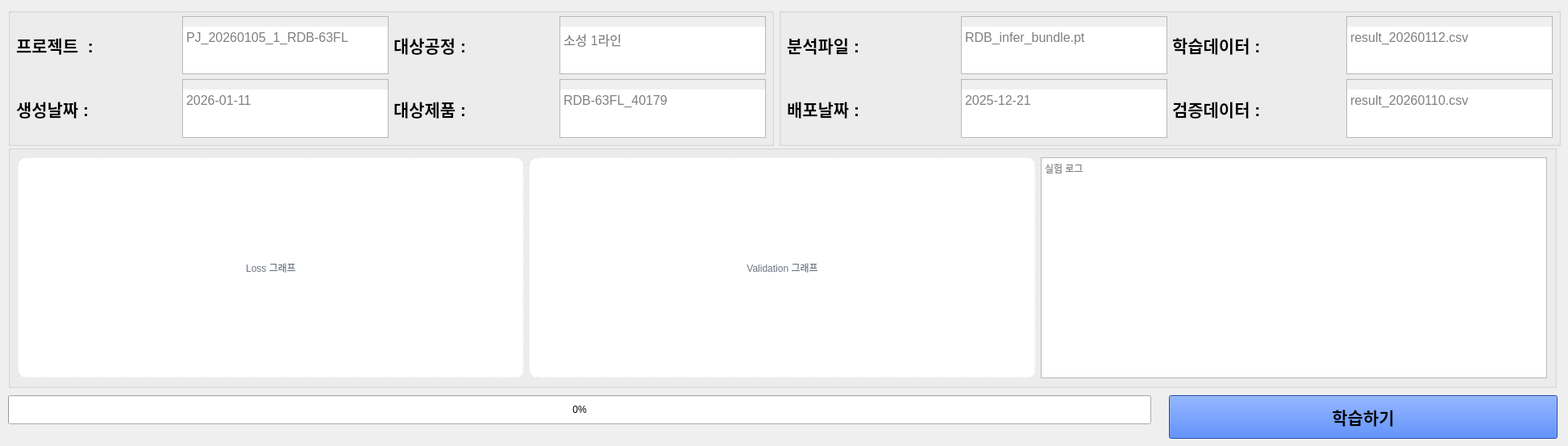
                  <widget class="QWidget" name="tab_train_dl">
                   <attribute name="title">
                    <string>다품종 AI 모델</string>
                   </attribute>
                   <widget class="QGroupBox" name="gb_train_result_dl">
                    <property name="geometry">
                     <rect>
                      <x>10</x>
                      <y>180</y>
                      <width>1921</width>
                      <height>301</height>
                     </rect>
                    </property>
                    <property name="title">
                     <string/>
                    </property>
                    <layout class="QGridLayout" name="gridLayout_3">
                     <item row="0" column="0">
                      <layout class="QHBoxLayout" name="horizontalLayout_3">
                       <item>
                        <widget class="QLabel" name="label_train_plot_loss_dl">
                         <property name="minimumSize">
                          <size>
                           <width>260</width>
                           <height>160</height>
                          </size>
                         </property>
                         <property name="styleSheet">
                          <string notr="true">background:#ffffff; border:1px dashed #d1d5db; border-radius:10px; color:#6b7280;</string>
                         </property>
                         <property name="text">
                          <string>Loss 그래프</string>
                         </property>
                         <property name="alignment">
                          <set>Qt::AlignCenter</set>
                         </property>
                        </widget>
                       </item>
                       <item>
                        <widget class="QLabel" name="label_train_plot_val_dl">
                         <property name="minimumSize">
                          <size>
                           <width>260</width>
                           <height>160</height>
                          </size>
                         </property>
                         <property name="styleSheet">
                          <string notr="true">background:#ffffff; border:1px dashed #d1d5db; border-radius:10px; color:#6b7280;</string>
                         </property>
                         <property name="text">
                          <string>Validation 그래프</string>
                         </property>
                         <property name="alignment">
                          <set>Qt::AlignCenter</set>
                         </property>
                        </widget>
                       </item>
                       <item>
                        <widget class="QTextEdit" name="text_train_log_dl">
                         <property name="sizePolicy">
                          <sizepolicy hsizetype="Preferred" vsizetype="Preferred">
                           <horstretch>0</horstretch>
                           <verstretch>0</verstretch>
                          </sizepolicy>
                         </property>
                         <property name="minimumSize">
                          <size>
                           <width>360</width>
                           <height>160</height>
                          </size>
                         </property>
                         <property name="readOnly">
                          <bool>true</bool>
                         </property>
                         <property name="placeholderText">
                          <string>실험 로그</string>
                         </property>
                        </widget>
                       </item>
                      </layout>
                     </item>
                    </layout>
                   </widget>
                   <widget class="QGroupBox" name="groupBox_10">
                    <property name="geometry">
                     <rect>
                      <x>966</x>
                      <y>10</y>
                      <width>970</width>
                      <height>171</height>
                     </rect>
                    </property>
                    <property name="sizePolicy">
                     <sizepolicy hsizetype="Minimum" vsizetype="Minimum">
                      <horstretch>0</horstretch>
                      <verstretch>0</verstretch>
                     </sizepolicy>
                    </property>
                    <property name="minimumSize">
                     <size>
                      <width>950</width>
                      <height>161</height>
                     </size>
                    </property>
                    <property name="styleSheet">
                     <string notr="true">margin : 0px;
padding : 0px</string>
                    </property>
                    <property name="title">
                     <string/>
                    </property>
                    <layout class="QGridLayout" name="gridLayout_36">
                     <item row="0" column="0">
                      <widget class="QLabel" name="label_62">
                       <property name="sizePolicy">
                        <sizepolicy hsizetype="Minimum" vsizetype="Minimum">
                         <horstretch>0</horstretch>
                         <verstretch>0</verstretch>
                        </sizepolicy>
                       </property>
                       <property name="font">
                        <font>
                         <family>Segoe UI</family>
                         <pointsize>16</pointsize>
                         <weight>75</weight>
                         <bold>true</bold>
                        </font>
                       </property>
                       <property name="styleSheet">
                        <string notr="true"/>
                       </property>
                       <property name="text">
                        <string>분석파일 :</string>
                       </property>
                      </widget>
                     </item>
                     <item row="0" column="1">
                      <widget class="QTextBrowser" name="textBrowser_model_6">
                       <property name="sizePolicy">
                        <sizepolicy hsizetype="Minimum" vsizetype="Minimum">
                         <horstretch>0</horstretch>
                         <verstretch>0</verstretch>
                        </sizepolicy>
                       </property>
                       <property name="minimumSize">
                        <size>
                         <width>221</width>
                         <height>54</height>
                        </size>
                       </property>
                       <property name="font">
                        <font>
                         <family>Segoe UI</family>
                         <pointsize>12</pointsize>
                        </font>
                       </property>
                       <property name="styleSheet">
                        <string notr="true">padding-top : 12px;
</string>
                       </property>
                       <property name="placeholderText">
                        <string>RDB_infer_bundle.pt</string>
                       </property>
                      </widget>
                     </item>
                     <item row="0" column="2">
                      <widget class="QLabel" name="label_63">
                       <property name="sizePolicy">
                        <sizepolicy hsizetype="Minimum" vsizetype="Minimum">
                         <horstretch>0</horstretch>
                         <verstretch>0</verstretch>
                        </sizepolicy>
                       </property>
                       <property name="font">
                        <font>
                         <family>Segoe UI</family>
                         <pointsize>16</pointsize>
                         <weight>75</weight>
                         <bold>true</bold>
                        </font>
                       </property>
                       <property name="styleSheet">
                        <string notr="true"/>
                       </property>
                       <property name="text">
                        <string>학습데이터 :</string>
                       </property>
                      </widget>
                     </item>
                     <item row="0" column="3">
                      <widget class="QTextBrowser" name="textBrowser_traindata_6">
                       <property name="sizePolicy">
                        <sizepolicy hsizetype="Minimum" vsizetype="Minimum">
                         <horstretch>0</horstretch>
                         <verstretch>0</verstretch>
                        </sizepolicy>
                       </property>
                       <property name="minimumSize">
                        <size>
                         <width>221</width>
                         <height>54</height>
                        </size>
                       </property>
                       <property name="font">
                        <font>
                         <family>Segoe UI</family>
                         <pointsize>12</pointsize>
                        </font>
                       </property>
                       <property name="styleSheet">
                        <string notr="true">padding-top : 12px;
</string>
                       </property>
                       <property name="placeholderText">
                        <string>result_20260112.csv</string>
                       </property>
                      </widget>
                     </item>
                     <item row="1" column="0">
                      <widget class="QLabel" name="label_64">
                       <property name="sizePolicy">
                        <sizepolicy hsizetype="Minimum" vsizetype="Minimum">
                         <horstretch>0</horstretch>
                         <verstretch>0</verstretch>
                        </sizepolicy>
                       </property>
                       <property name="font">
                        <font>
                         <family>Segoe UI</family>
                         <pointsize>16</pointsize>
                         <weight>75</weight>
                         <bold>true</bold>
                        </font>
                       </property>
                       <property name="styleSheet">
                        <string notr="true"/>
                       </property>
                       <property name="text">
                        <string>배포날짜 :</string>
                       </property>
                      </widget>
                     </item>
                     <item row="1" column="1">
                      <widget class="QTextBrowser" name="textBrowser_detail_6">
                       <property name="sizePolicy">
                        <sizepolicy hsizetype="Minimum" vsizetype="Minimum">
                         <horstretch>0</horstretch>
                         <verstretch>0</verstretch>
                        </sizepolicy>
                       </property>
                       <property name="minimumSize">
                        <size>
                         <width>221</width>
                         <height>54</height>
                        </size>
                       </property>
                       <property name="font">
                        <font>
                         <family>Segoe UI</family>
                         <pointsize>12</pointsize>
                        </font>
                       </property>
                       <property name="styleSheet">
                        <string notr="true">padding-top : 12px;
</string>
                       </property>
                       <property name="placeholderText">
                        <string>2025-12-21</string>
                       </property>
                      </widget>
                     </item>
                     <item row="1" column="2">
                      <widget class="QLabel" name="label_65">
                       <property name="sizePolicy">
                        <sizepolicy hsizetype="Minimum" vsizetype="Minimum">
                         <horstretch>0</horstretch>
                         <verstretch>0</verstretch>
                        </sizepolicy>
                       </property>
                       <property name="font">
                        <font>
                         <family>Segoe UI</family>
                         <pointsize>16</pointsize>
                         <weight>75</weight>
                         <bold>true</bold>
                        </font>
                       </property>
                       <property name="styleSheet">
                        <string notr="true"/>
                       </property>
                       <property name="text">
                        <string>검증데이터 :</string>
                       </property>
                      </widget>
                     </item>
                     <item row="1" column="3">
                      <widget class="QTextBrowser" name="textBrowser_validdata_6">
                       <property name="sizePolicy">
                        <sizepolicy hsizetype="Minimum" vsizetype="Minimum">
                         <horstretch>0</horstretch>
                         <verstretch>0</verstretch>
                        </sizepolicy>
                       </property>
                       <property name="minimumSize">
                        <size>
                         <width>221</width>
                         <height>54</height>
                        </size>
                       </property>
                       <property name="font">
                        <font>
                         <family>Segoe UI</family>
                         <pointsize>12</pointsize>
                        </font>
                       </property>
                       <property name="styleSheet">
                        <string notr="true">padding-top : 12px;
</string>
                       </property>
                       <property name="placeholderText">
                        <string>result_20260110.csv</string>
                       </property>
                      </widget>
                     </item>
                    </layout>
                   </widget>
                   <widget class="QGroupBox" name="groupBox_11">
                    <property name="geometry">
                     <rect>
                      <x>10</x>
                      <y>10</y>
                      <width>950</width>
                      <height>171</height>
                     </rect>
                    </property>
                    <property name="sizePolicy">
                     <sizepolicy hsizetype="Minimum" vsizetype="Minimum">
                      <horstretch>0</horstretch>
                      <verstretch>0</verstretch>
                     </sizepolicy>
                    </property>
                    <property name="minimumSize">
                     <size>
                      <width>950</width>
                      <height>161</height>
                     </size>
                    </property>
                    <property name="styleSheet">
                     <string notr="true">margin : 0px;
padding : 0px</string>
                    </property>
                    <property name="title">
                     <string/>
                    </property>
                    <layout class="QGridLayout" name="gridLayout_30">
                     <item row="0" column="3">
                      <widget class="QTextBrowser" name="textBrowser_process_6">
                       <property name="sizePolicy">
                        <sizepolicy hsizetype="Minimum" vsizetype="Minimum">
                         <horstretch>0</horstretch>
                         <verstretch>0</verstretch>
                        </sizepolicy>
                       </property>
                       <property name="minimumSize">
                        <size>
                         <width>221</width>
                         <height>54</height>
                        </size>
                       </property>
                       <property name="font">
                        <font>
                         <family>Segoe UI</family>
                         <pointsize>12</pointsize>
                        </font>
                       </property>
                       <property name="styleSheet">
                        <string notr="true">padding-top : 12px;
</string>
                       </property>
                       <property name="placeholderText">
                        <string>소성 1라인</string>
                       </property>
                      </widget>
                     </item>
                     <item row="0" column="2">
                      <widget class="QLabel" name="label_66">
                       <property name="sizePolicy">
                        <sizepolicy hsizetype="Minimum" vsizetype="Minimum">
                         <horstretch>0</horstretch>
                         <verstretch>0</verstretch>
                        </sizepolicy>
                       </property>
                       <property name="font">
                        <font>
                         <family>Segoe UI</family>
                         <pointsize>16</pointsize>
                         <weight>75</weight>
                         <bold>true</bold>
                        </font>
                       </property>
                       <property name="styleSheet">
                        <string notr="true"/>
                       </property>
                       <property name="text">
                        <string>대상공정 :</string>
                       </property>
                      </widget>
                     </item>
                     <item row="0" column="1">
                      <widget class="QTextBrowser" name="textBrowser_project_6">
                       <property name="sizePolicy">
                        <sizepolicy hsizetype="Minimum" vsizetype="Minimum">
                         <horstretch>0</horstretch>
                         <verstretch>0</verstretch>
                        </sizepolicy>
                       </property>
                       <property name="minimumSize">
                        <size>
                         <width>221</width>
                         <height>54</height>
                        </size>
                       </property>
                       <property name="font">
                        <font>
                         <family>Segoe UI</family>
                         <pointsize>12</pointsize>
                        </font>
                       </property>
                       <property name="styleSheet">
                        <string notr="true">padding-top : 12px;
</string>
                       </property>
                       <property name="sizeAdjustPolicy">
                        <enum>QAbstractScrollArea::AdjustToContents</enum>
                       </property>
                       <property name="overwriteMode">
                        <bool>true</bool>
                       </property>
                       <property name="placeholderText">
                        <string>PJ_20260105_1_RDB-63FL</string>
                       </property>
                      </widget>
                     </item>
                     <item row="1" column="0">
                      <widget class="QLabel" name="label_67">
                       <property name="sizePolicy">
                        <sizepolicy hsizetype="Minimum" vsizetype="Minimum">
                         <horstretch>0</horstretch>
                         <verstretch>0</verstretch>
                        </sizepolicy>
                       </property>
                       <property name="font">
                        <font>
                         <family>Segoe UI</family>
                         <pointsize>16</pointsize>
                         <weight>75</weight>
                         <bold>true</bold>
                        </font>
                       </property>
                       <property name="styleSheet">
                        <string notr="true"/>
                       </property>
                       <property name="text">
                        <string>생성날짜 :</string>
                       </property>
                      </widget>
                     </item>
                     <item row="1" column="1">
                      <widget class="QTextBrowser" name="textBrowser_project_date_6">
                       <property name="sizePolicy">
                        <sizepolicy hsizetype="Minimum" vsizetype="Minimum">
                         <horstretch>0</horstretch>
                         <verstretch>0</verstretch>
                        </sizepolicy>
                       </property>
                       <property name="minimumSize">
                        <size>
                         <width>221</width>
                         <height>54</height>
                        </size>
                       </property>
                       <property name="font">
                        <font>
                         <family>Segoe UI</family>
                         <pointsize>12</pointsize>
                        </font>
                       </property>
                       <property name="styleSheet">
                        <string notr="true">padding-top : 12px;
</string>
                       </property>
                       <property name="placeholderText">
                        <string>2026-01-11</string>
                       </property>
                      </widget>
                     </item>
                     <item row="1" column="3">
                      <widget class="QTextBrowser" name="textBrowser_product_6">
                       <property name="sizePolicy">
                        <sizepolicy hsizetype="Minimum" vsizetype="Minimum">
                         <horstretch>0</horstretch>
                         <verstretch>0</verstretch>
                        </sizepolicy>
                       </property>
                       <property name="minimumSize">
                        <size>
                         <width>221</width>
                         <height>54</height>
                        </size>
                       </property>
                       <property name="font">
                        <font>
                         <family>Segoe UI</family>
                         <pointsize>12</pointsize>
                        </font>
                       </property>
                       <property name="styleSheet">
                        <string notr="true">padding-top : 12px;
</string>
                       </property>
                       <property name="placeholderText">
                        <string>RDB-63FL_40179</string>
                       </property>
                      </widget>
                     </item>
                     <item row="0" column="0">
                      <widget class="QLabel" name="label_68">
                       <property name="sizePolicy">
                        <sizepolicy hsizetype="Minimum" vsizetype="Minimum">
                         <horstretch>0</horstretch>
                         <verstretch>0</verstretch>
                        </sizepolicy>
                       </property>
                       <property name="font">
                        <font>
                         <family>Segoe UI</family>
                         <pointsize>16</pointsize>
                         <weight>75</weight>
                         <bold>true</bold>
                        </font>
                       </property>
                       <property name="styleSheet">
                        <string notr="true"/>
                       </property>
                       <property name="text">
                        <string>프로젝트  :</string>
                       </property>
                      </widget>
                     </item>
                     <item row="1" column="2">
                      <widget class="QLabel" name="label_69">
                       <property name="sizePolicy">
                        <sizepolicy hsizetype="Minimum" vsizetype="Minimum">
                         <horstretch>0</horstretch>
                         <verstretch>0</verstretch>
                        </sizepolicy>
                       </property>
                       <property name="font">
                        <font>
                         <family>Segoe UI</family>
                         <pointsize>16</pointsize>
                         <weight>75</weight>
                         <bold>true</bold>
                        </font>
                       </property>
                       <property name="styleSheet">
                        <string notr="true"/>
                       </property>
                       <property name="text">
                        <string>대상제품 :</string>
                       </property>
                      </widget>
                     </item>
                    </layout>
                   </widget>
                   <widget class="QProgressBar" name="progress_train_ml_3">
                    <property name="geometry">
                     <rect>
                      <x>10</x>
                      <y>490</y>
                      <width>1418</width>
                      <height>36</height>
                     </rect>
                    </property>
                    <property name="minimumSize">
                     <size>
                      <width>0</width>
                      <height>36</height>
                     </size>
                    </property>
                    <property name="value">
                     <number>0</number>
                    </property>
                   </widget>
                   <widget class="QPushButton" name="btn_train_start_ml_2">
                    <property name="geometry">
                     <rect>
                      <x>1450</x>
                      <y>490</y>
                      <width>482</width>
                      <height>54</height>
                     </rect>
                    </property>
                    <property name="font">
                     <font>
                      <family>Segoe UI</family>
                      <pointsize>16</pointsize>
                      <weight>75</weight>
                      <bold>true</bold>
                     </font>
                    </property>
                    <property name="styleSheet">
                     <string notr="true">background-color : #2563eb</string>
                    </property>
                    <property name="text">
                     <string>학습하기</string>
                    </property>
                    <property name="cssClass" stdset="0">
                     <string>primary</string>
                    </property>
                   </widget>
                  </widget>
